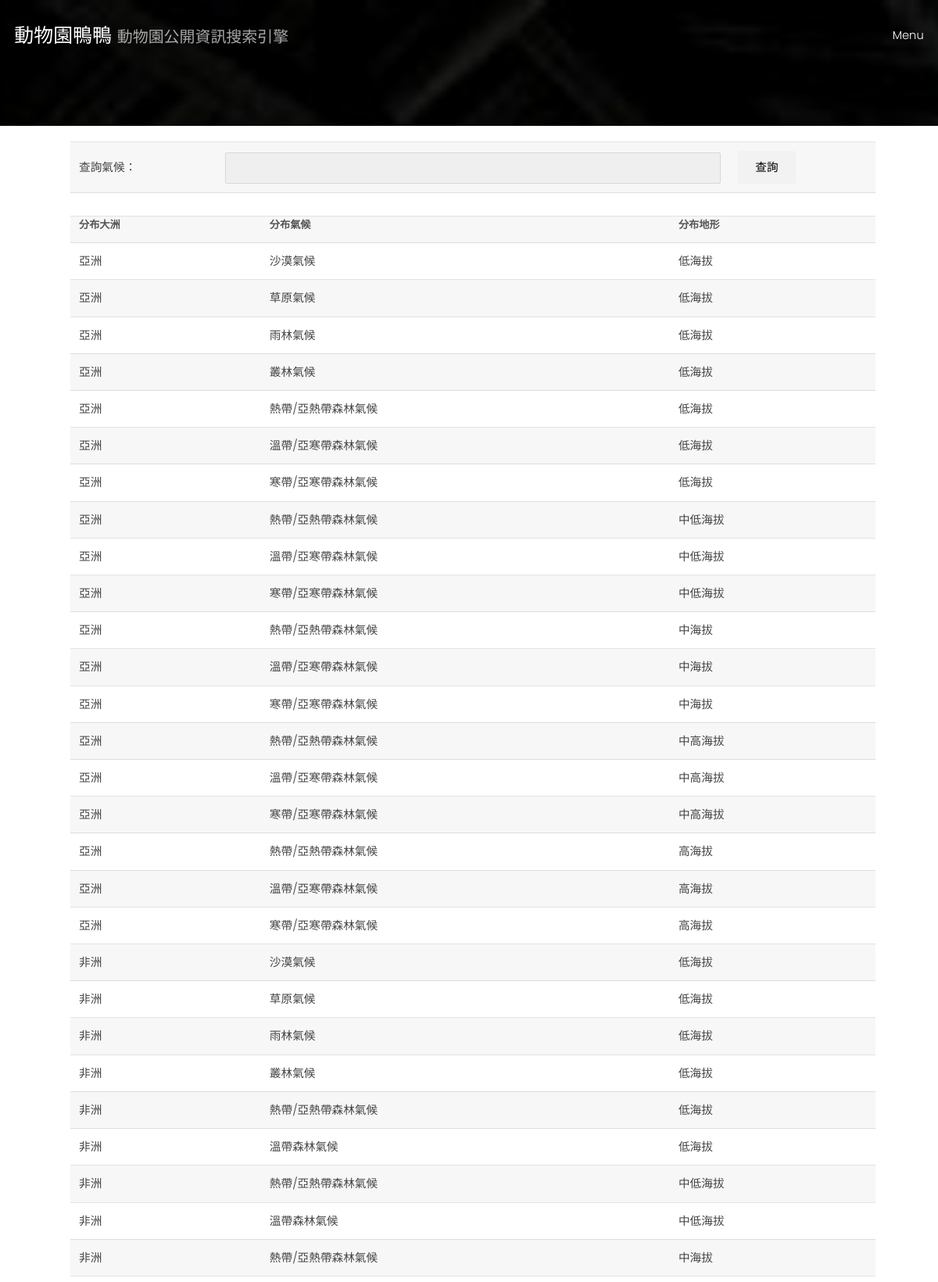
Screenshot of /search/habitat/ (upper part) with the database file from the repository.
### zoo_info/models.py (models this page shows)
class Habitat(models.Model):
    H_id = models.CharField(max_length = 30, primary_key = True)
    weather = models.CharField(max_length = 30)
    continent = models.CharField(max_length = 30)
    terrian = models.CharField(max_length = 30)

### zoo_info/views.py (the view)
# urls.py: path('search/habitat/', search_habitat),
def search_habitat(request):
    if 'habitat_name' in request.GET:
        habitat_name = request.GET['habitat_name']
        habitat_info = Habitat.objects.filter(weather__contains = habitat_name)
        if habitat_info.count() == 0:
            habitat_info = Habitat.objects.filter(continent__contains = habitat_name)
        if habitat_info.count() == 0:
            habitat_info = Habitat.objects.filter(terrian__contains = habitat_name)
    else:
        habitat_info = Habitat.objects.all()
    return render(request, 'zoo_info/search_by/habitat.html', locals())

### templates/zoo_info/search_by/habitat.html
{% extends 'base.html' %}
{% block content %}
{%include 'base_search.html'%}
{% load subtract %}
    <div id = "display_format">
        <form>
            <table>
                <tr>
                    <td>查詢氣候：</td>
                    <td><input type="text" required name = 'habitat_name'></td>
                    <td><input type ="submit" value="查詢"></td>
                </tr>
            </table>
        </form>
        <table>
            <tr>
                <th>分布大洲</th>
                <th>分布氣候</th>
                <th>分布地形</th>
            </tr>
            {% for habitat in habitat_info%}
                <tr>
                    <td>{{habitat.continent}}</td>
                    <td>{{habitat.weather}}</td>
                    <td>{{habitat.terrian}}</td>
                </tr>
            {% endfor %}
        </table>
    </div>
{% endblock %}

### static/assets/css/main.css (style rules this page uses)
html, body, div, span, applet, object, iframe, h1, h2, h3, h4, h5, h6, p, blockquote, pre, a, abbr, acronym, address, big, cite, code, del, dfn, em, img, ins, kbd, q, s, samp, small, strike, strong, sub, sup, tt, var, b, u, i, center, dl, dt, dd, ol, ul, li, fieldset, form, label, legend, table, caption, tbody, tfoot, thead, tr, th, td, article, aside, canvas, details, embed, figure, figcaption, footer, header, hgroup, menu, nav, output, ruby, section, summary, time, mark, audio, video { margin: 0; padding: 0; border: 0; font-size: 100%; font: inherit; vertical-align: baseline; }
body { line-height: 1; }
table { border-collapse: collapse; border-spacing: 0; }
body { -webkit-text-size-adjust: none; }
*, *:before, *:after { -moz-box-sizing: border-box; -webkit-box-sizing: border-box; box-sizing: border-box; }
body { -ms-overflow-style: scrollbar; }
body { background: #fff; }
body { background-color: #fff; color: #444; }
body, input, select, textarea { font-family: "Poppins", sans-serif; font-weight: 300; font-size: 1rem; line-height: 1.65; }
input, select, textarea { color: #555; }
input[type="submit"], input[type="reset"], input[type="button"], button, .button { -moz-appearance: none; -webkit-appearance: none; -ms-appearance: none; appearance: none; -moz-transition: background-color 0.2s ease-in-out, color 0.2s ease-in-out; -webkit-transition: background-color 0.2s ease-in-out, color 0.2s ease-in-out; -ms-transition: background-color 0.2s ease-in-out, color 0.2s ease-in-out; transition: background-color 0.2s ease-in-out, color 0.2s ease-in-out; border-radius: 2px; border: 0; cursor: pointer; display: inline-block; font-weight: 300; height: 2.85rem; line-height: 2.95rem; padding: 0 1.5rem; text-align: center; text-decoration: none; text-transform: uppercase; white-space: nowrap; }
input[type="submit"], input[type="reset"], input[type="button"], button, .button { background-color: #f2f2f2; color: #000 !important; }
form { margin: 0 0 2rem 0; }
input[type="text"], input[type="password"], input[type="email"], select, textarea { -moz-appearance: none; -webkit-appearance: none; -ms-appearance: none; appearance: none; border-radius: 2px; border: none; border: solid 1px; color: inherit; display: block; outline: 0; padding: 0 1rem; text-decoration: none; width: 100%; }
input[type="text"]:invalid, input[type="password"]:invalid, input[type="email"]:invalid, select:invalid, textarea:invalid { box-shadow: none; }
input[type="text"], input[type="password"], input[type="email"], select { height: 2.75rem; }
input[type="text"], input[type="password"], input[type="email"], select, textarea { background: rgba(144, 144, 144, 0.075); border-color: rgba(144, 144, 144, 0.25); }
table { margin: 0 0 2rem 0; width: 100%; }
table tbody tr { border: solid 1px; border-left: 0; border-right: 0; }
table td { padding: 0.75rem 0.75rem; }
table th { font-size: 0.9rem; font-weight: 700; padding: 0 0.75rem 0.75rem 0.75rem; text-align: left; }
table tbody tr { border-color: rgba(144, 144, 144, 0.25); }
table tbody tr:nth-child(2n + 1) { background-color: rgba(144, 144, 144, 0.075); }
table th { color: #555; }
#display_format { margin-top:0px; margin-left:50px; margin-right:50px; margin-bottom:0px; border-radius: 10px; padding: 20px 30px 70px 40px; }

### rows the page displays
Habitat: continent "亞洲", weather "沙漠氣候", terrian "低海拔"
Habitat: continent "亞洲", weather "草原氣候", terrian "低海拔"
Habitat: continent "亞洲", weather "雨林氣候", terrian "低海拔"
Habitat: continent "亞洲", weather "叢林氣候", terrian "低海拔"
Habitat: continent "亞洲", weather "熱帶/亞熱帶森林氣候", terrian "低海拔"
Habitat: continent "亞洲", weather "溫帶/亞寒帶森林氣候", terrian "低海拔"
Habitat: continent "亞洲", weather "寒帶/亞寒帶森林氣候", terrian "低海拔"
Habitat: continent "亞洲", weather "熱帶/亞熱帶森林氣候", terrian "中低海拔"
Habitat: continent "亞洲", weather "溫帶/亞寒帶森林氣候", terrian "中低海拔"
Habitat: continent "亞洲", weather "寒帶/亞寒帶森林氣候", terrian "中低海拔"
Habitat: continent "亞洲", weather "熱帶/亞熱帶森林氣候", terrian "中海拔"
Habitat: continent "亞洲", weather "溫帶/亞寒帶森林氣候", terrian "中海拔"
Habitat: continent "亞洲", weather "寒帶/亞寒帶森林氣候", terrian "中海拔"
Habitat: continent "亞洲", weather "熱帶/亞熱帶森林氣候", terrian "中高海拔"
Habitat: continent "亞洲", weather "溫帶/亞寒帶森林氣候", terrian "中高海拔"
Habitat: continent "亞洲", weather "寒帶/亞寒帶森林氣候", terrian "中高海拔"
Habitat: continent "亞洲", weather "熱帶/亞熱帶森林氣候", terrian "高海拔"
Habitat: continent "亞洲", weather "溫帶/亞寒帶森林氣候", terrian "高海拔"
Habitat: continent "亞洲", weather "寒帶/亞寒帶森林氣候", terrian "高海拔"
Habitat: continent "非洲", weather "沙漠氣候", terrian "低海拔"
Habitat: continent "非洲", weather "草原氣候", terrian "低海拔"
Habitat: continent "非洲", weather "雨林氣候", terrian "低海拔"
Habitat: continent "非洲", weather "叢林氣候", terrian "低海拔"
Habitat: continent "非洲", weather "熱帶/亞熱帶森林氣候", terrian "低海拔"
Habitat: continent "非洲", weather "溫帶森林氣候", terrian "低海拔"
Habitat: continent "非洲", weather "熱帶/亞熱帶森林氣候", terrian "中低海拔"
Habitat: continent "非洲", weather "溫帶森林氣候", terrian "中低海拔"
Habitat: continent "非洲", weather "熱帶/亞熱帶森林氣候", terrian "中海拔"
